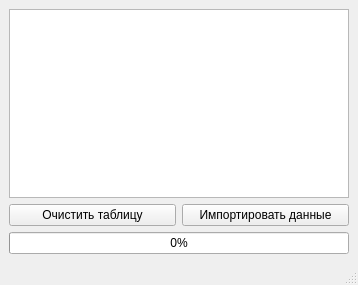
<?xml version="1.0" encoding="UTF-8"?>
<ui version="4.0">
 <class>MainWindow</class>
 <widget class="QMainWindow" name="MainWindow">
  <property name="geometry">
   <rect>
    <x>0</x>
    <y>0</y>
    <width>358</width>
    <height>285</height>
   </rect>
  </property>
  <property name="windowTitle">
   <string>MainWindow</string>
  </property>
  <widget class="QWidget" name="centralwidget">
   <layout class="QGridLayout" name="gridLayout_2">
    <item row="0" column="0">
     <layout class="QGridLayout" name="gridLayout">
      <item row="1" column="1">
       <widget class="QPushButton" name="btn_import">
        <property name="text">
         <string>Импортировать данные</string>
        </property>
       </widget>
      </item>
      <item row="1" column="0">
       <widget class="QPushButton" name="btn_clear">
        <property name="text">
         <string>Очистить таблицу</string>
        </property>
       </widget>
      </item>
      <item row="0" column="0" colspan="2">
       <widget class="QTableView" name="tableView"/>
      </item>
     </layout>
    </item>
    <item row="1" column="0">
     <widget class="QProgressBar" name="progressBar">
      <property name="value">
       <number>0</number>
      </property>
     </widget>
    </item>
   </layout>
  </widget>
  <widget class="QMenuBar" name="menubar">
   <property name="geometry">
    <rect>
     <x>0</x>
     <y>0</y>
     <width>358</width>
     <height>27</height>
    </rect>
   </property>
  </widget>
  <widget class="QStatusBar" name="statusbar"/>
 </widget>
 <resources/>
 <connections/>
</ui>
